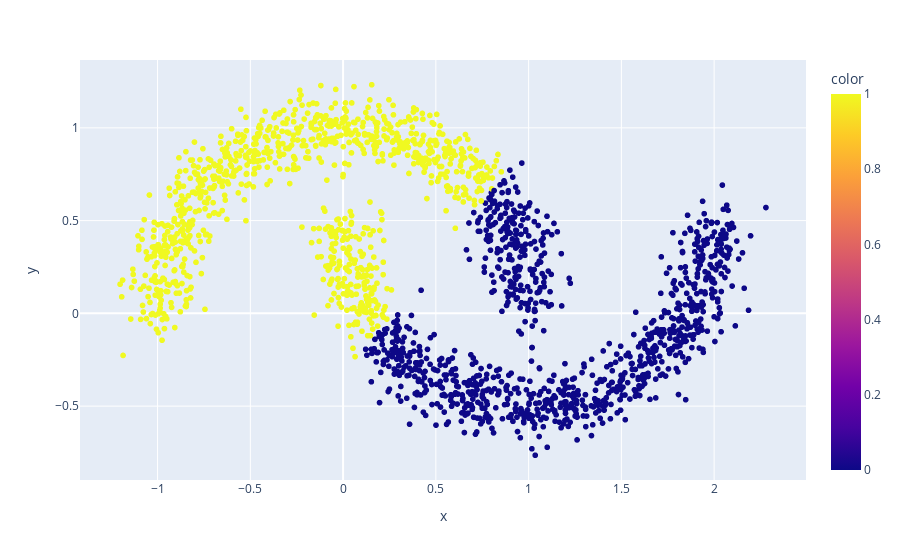

Write notebook code for a chart like this one.
### Code cell
import plotly.express as px

# Plot the data and the centers generated as random
fig = px.scatter(x=X1[:,0], y=X1[:,1], color=labels)
fig.show()

### Figure 1 — Plotly figure (JSON) as saved in the notebook; plotly's stock layout.template omitted (floating-point values rounded to 4 significant figures; data arrays with more than 128 entries replaced by an {"elided": "..."} marker saying what was removed)
{"data": [{"hovertemplate": "x=%{x}<br>y=%{y}<br>color=%{marker.color}<extra></extra>", "legendgroup": "", "marker": {"color": {"elided": "2000 int values"}, "coloraxis": "coloraxis", "symbol": "circle"}, "mode": "markers", "name": "", "showlegend": false, "type": "scattergl", "x": {"elided": "2000 float values"}, "xaxis": "x", "y": {"elided": "2000 float values"}, "yaxis": "y"}], "layout": {"coloraxis": {"colorbar": {"title": {"text": "color"}}, "colorscale": [[0, "#0d0887"], [0.1111, "#46039f"], [0.2222, "#7201a8"], [0.3333, "#9c179e"], [0.4444, "#bd3786"], [0.5556, "#d8576b"], [0.6667, "#ed7953"], [0.7778, "#fb9f3a"], [0.8889, "#fdca26"], [1, "#f0f921"]]}, "legend": {"tracegroupgap": 0}, "margin": {"t": 60}, "xaxis": {"anchor": "y", "domain": [0, 1], "title": {"text": "x"}}, "yaxis": {"anchor": "x", "domain": [0, 1], "title": {"text": "y"}}}}
